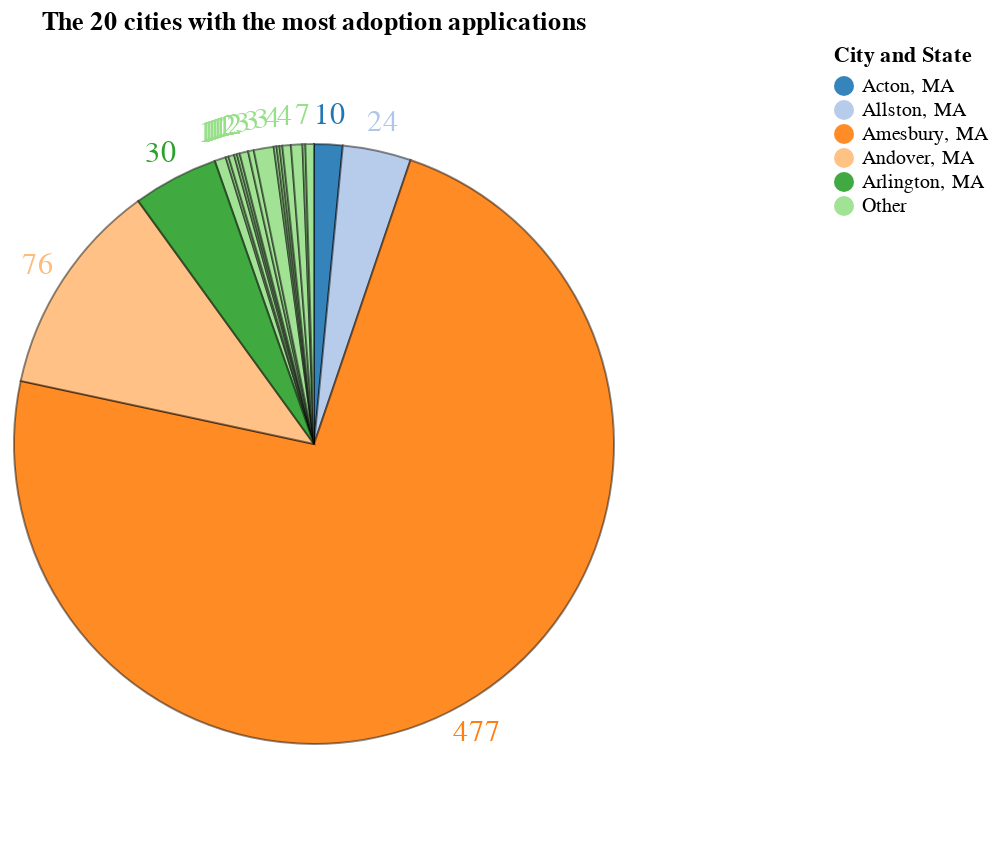

The notebook cell this image was saved under:
### Code cell
alt_pie_chart(city_counts[:20], "City and State", "Applications", "The 20 cities with the most adoption applications")

### Figure 1 — Vega-Lite specification as saved in the notebook (floating-point values rounded to 4 significant figures)
{"config": {"view": {"continuousWidth": 300, "continuousHeight": 300}, "legend": {"offset": 250, "orient": "right", "symbolStrokeWidth": 0}}, "layer": [{"mark": {"type": "text", "radius": 165, "size": 15}, "encoding": {"color": {"field": "City and State", "scale": {"scheme": "category20"}, "type": "nominal"}, "text": {"field": "Applications", "type": "quantitative"}, "theta": {"field": "Applications", "stack": true, "type": "quantitative"}}, "title": "The 20 cities with the most adoption applications"}, {"mark": {"type": "arc", "opacity": 0.9, "outerRadius": 150, "stroke": "black", "strokeOpacity": 0.5}, "encoding": {"color": {"field": "City and State", "scale": {"scheme": "category20"}, "type": "nominal"}, "theta": {"field": "Applications", "stack": true, "type": "quantitative"}}, "title": "The 20 cities with the most adoption applications"}], "data": {"name": "data-24bdfbd3789a56e7b7907e60f48cefe7"}, "height": 400, "$schema": "https://vega.github.io/schema/vega-lite/v5.20.1.json", "datasets": {"data-24bdfbd3789a56e7b7907e60f48cefe7": [{"City and State": "Other", "State": "MA", "Applications": 4}, {"City and State": "Acton, MA", "State": "MA", "Applications": 10}, {"City and State": "Other", "State": "MA", "Applications": 1}, {"City and State": "Other", "State": "ME", "Applications": 2}, {"City and State": "Allston, MA", "State": "MA", "Applications": 24}, {"City and State": "Other", "State": "NH", "Applications": 1}, {"City and State": "Other", "State": "NH", "Applications": 1}, {"City and State": "Other", "State": "NH", "Applications": 3}, {"City and State": "Amesbury, MA", "State": "MA", "Applications": 477}, {"City and State": "Other", "State": "MA", "Applications": 2}, {"City and State": "Other", "State": "NH", "Applications": 7}, {"City and State": "Other", "State": "AK", "Applications": 1}, {"City and State": "Andover, MA", "State": "MA", "Applications": 76}, {"City and State": "Other", "State": "NH", "Applications": 1}, {"City and State": "Arlington, MA", "State": "MA", "Applications": 30}, {"City and State": "Other", "State": "RI", "Applications": 1}, {"City and State": "Other", "State": "MA", "Applications": 3}, {"City and State": "Other", "State": "MA", "Applications": 4}, {"City and State": "Other", "State": "NY", "Applications": 1}, {"City and State": "Other", "State": "MA", "Applications": 3}]}}
